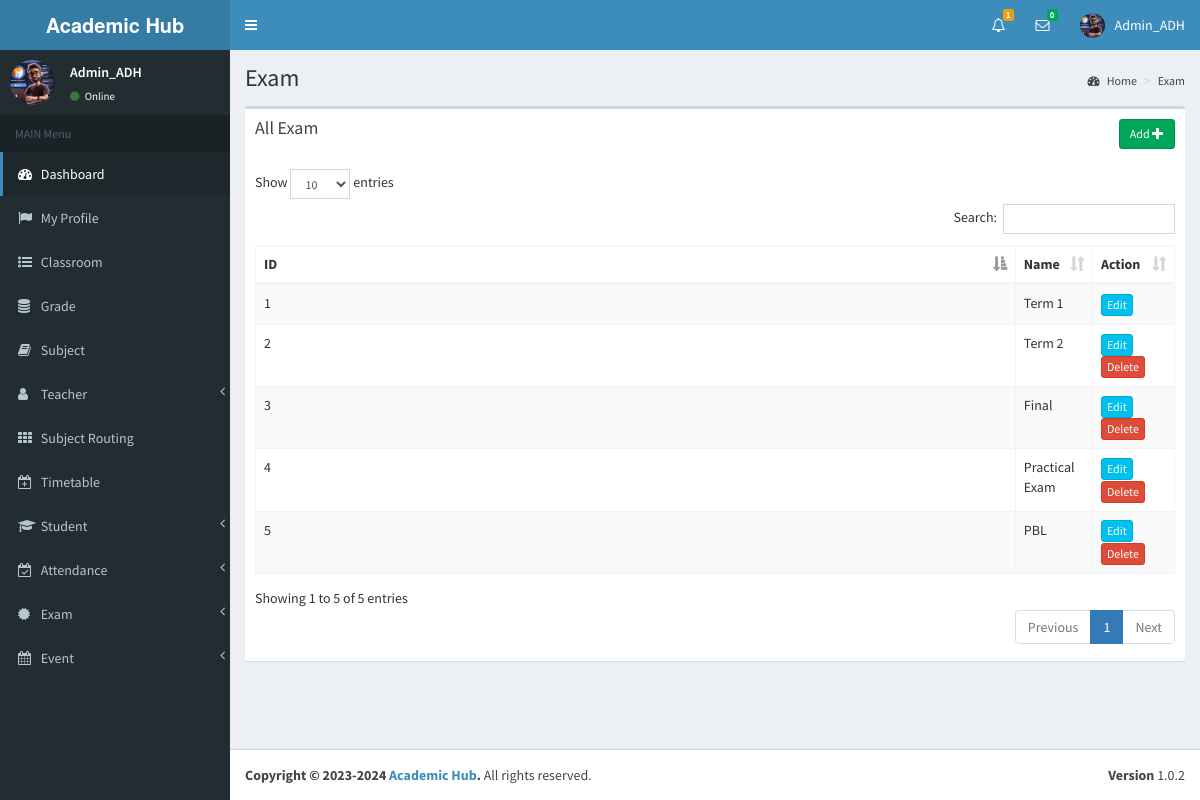
Page /view/exam.php (signed in) on the committed database.
### tables this page shows
CREATE TABLE `exam` (
  `id` int(11) NOT NULL,
  `name` varchar(255) NOT NULL
);

### view/exam.php (the view, shortened to what this page needs)
<?php include_once('head.php'); ?>
<?php include_once('header_admin.php'); ?>
<?php include_once('sidebar.php'); ?>
<div class="content-wrapper">
    <section class="content-header">
    	<h1>
        	Exam
        </h1>
        <ol class="breadcrumb">
        	<li><a href="#"><i class="fa fa-dashboard"></i> Home</a></li>
            <li><a href="#">Exam</a></li>
        </ol>
	</section>
	<section class="content" >
    	<div class="row" id="table1">
        	<div class="col-md-8">
            	<div class="box">
                	<div class="box-header">
                 		<a href="#modalInsertform" onClick="" class="btn btn-success btn-sm pull-right" data-id="<?php echo $row["id"]; ?>" data-toggle="modal">Add <span class="glyphicon glyphicon-plus"></span></a>
                  		<h3 class="box-title">All Exam</h3>
                	</div>
                	<div class="box-body table-responsive">
                		<table id="example1" class="table table-bordered table-striped">
                            <thead>
                                <th class="col-md-1">ID</th>
                                <th class="col-md-1">Name</th>
                                <th class="col-md-2">Action</th>
                            </thead>
                        	<tbody>
<?php
include_once('../controller/config.php');
$sql="SELECT * FROM exam";
$result=mysqli_query($conn,$sql);
$count = 0;
if(mysqli_num_rows($result) > 0) {
	while($row=mysqli_fetch_assoc($result)){
		$count++;
		$id=$row['id'];
?>
                                <tr>
                                    <td><?php echo $count; ?></td>
               <td id="td1_<?php echo $row['id']; ?>"><?php echo $row['name']; ?></td>
                                    <td>
<?php
$sql1="SELECT * FROM exam_timetable WHERE exam_id='$id'";
$result1=mysqli_query($conn,$sql1);
if(mysqli_num_rows($result1) > 0){
	$cant_remove1=1;
}else{
	$cant_remove1=0;
}
$sql2="SELECT * FROM student_exam WHERE exam_id='$id'";
$result2=mysqli_query($conn,$sql2);
if(mysqli_num_rows($result2) > 0){
	$cant_remove2=1;
}else{
	$cant_remove2=0;
}
if($cant_remove1 > 0 || $cant_remove2 > 0 ){
	echo '<a href="#modalUpdateform" onClick="showModal(this)" class="btn btn-info btn-xs" data-id="'.$id.'" data-toggle="modal">Edit</a>';
}else{
	echo '<a href="#modalUpdateform" onClick="showModal(this)" class="btn btn-info btn-xs" data-id="'.$id.'" data-toggle="modal">Edit</a>';
	echo ' <a href="#" class="confirm-delete btn btn-danger btn-xs"  data-id="'.$id.'">Delete</a>';
}
?>
                             		</td>
                            	</tr>
<?php } } ?>
                        	</tbody>
                    	</table>
                	</div>
            	</div>
        	</div>
    	</div>
	</section>
</div>
<?php include_once('footer.php');?>

### view/header_admin.php (shortened to what this page needs)
<body class="hold-transition skin-blue sidebar-mini" >
<div class="wrapper">
  <header class="main-header" >
    <a href="" class="logo">
      <span class="logo-lg"><strong> Academic Hub </strong></span>
    </a>
    <nav class="navbar navbar-static-top">
		<a href="#" class="sidebar-toggle" data-toggle="offcanvas" role="button">
       	</a>
		<div class="navbar-custom-menu">
			<ul class="nav navbar-nav">
              <li class="dropdown notifications-menu">
                <a href="#" class="dropdown-toggle" data-toggle="dropdown">
                  <i class="fa fa-bell-o"></i>
<?php
include_once('../controller/config.php');
$my_type=$_SESSION["type"];
if($my_type == 'Admin'){
	$sql1="SELECT COUNT(id) FROM main_notifications WHERE _isread='0'";
	$result1=mysqli_query($conn,$sql1);
	$row1=mysqli_fetch_assoc($result1);
	$notfi_count=$row1['COUNT(id)'];
?>
                  <span class="label label-warning"><?php echo $notfi_count; ?></span>
                </a>
              </li>
<?php }  ?>
<?php
include_once('../controller/config.php');
$my_index=$_SESSION["index_number"];
$sql="SELECT count(id)
      FROM my_friends
      WHERE my_index='$my_index' AND _status='Pending' AND _isread='0'";
$result=mysqli_query($conn,$sql);
$row=mysqli_fetch_assoc($result);
?>
<?php
include_once('../controller/config.php');
$my_index=$_SESSION["index_number"];
$unread_msg_count=0;
$sql="SELECT * FROM my_friends WHERE my_index='$my_index'";
$result=mysqli_query($conn,$sql);
while($row=mysqli_fetch_assoc($result)){
	$friend_index=$row['friend_index'];
	$sql1="SELECT count(id)
		  FROM online_chat
		  WHERE user_index='$friend_index' AND _isread='0'";
	$result1=mysqli_query($conn,$sql1);
	$row1=mysqli_fetch_assoc($result1);
	$unread_msg_count+=$row1['count(id)'];
}
?>
              <li class="dropdown messages-menu" id="unread_msg">
                <a href="#" class="dropdown-toggle" data-toggle="dropdown" >
                  <i class="fa fa-envelope-o"></i>
                  <span class="label label-success"><?php echo $unread_msg_count; ?></span>
                </a>
<?php
include_once('../controller/config.php');
$index=$_SESSION["index_number"];
$type=$_SESSION["type"];
$time='';
$file_path='';
	$sql="SELECT
           DISTINCT conversation_id,friend_index
           FROM
              my_friends
           WHERE
              	my_index='$index'
           ORDER BY
              conversation_id";
	$result=mysqli_query($conn,$sql);
	while($row=mysqli_fetch_assoc($result)){
		$conversation_id=$row['conversation_id'];
		$friend_index=$row['friend_index'];
		$sql3="SELECT * FROM my_friends WHERE conversation_id='$conversation_id' and friend_index='$friend_index'";
		$result3=mysqli_query($conn,$sql3);
		$row3=mysqli_fetch_assoc($result3);
		$friend_type=$row3['friend_type'];
		if($friend_type == "Admin"){
			$sql1="SELECT * FROM admin WHERE index_number='$friend_index'";
			$result1=mysqli_query($conn,$sql1);
			$row1=mysqli_fetch_assoc($result1);
			$friend_name=$row1['i_name'];
			$friend_image=$row1['image_name'];
		}
		if($friend_type == "Teacher"){
			$sql1="SELECT * FROM teacher WHERE index_number='$friend_index'";
			$result1=mysqli_query($conn,$sql1);
			$row1=mysqli_fetch_assoc($result1);
			$friend_name=$row1['i_name'];
			$friend_image=$row1['image_name'];
		}
		if($friend_type == "Student"){
			$sql1="SELECT * FROM student WHERE index_number='$friend_index'";
			$result1=mysqli_query($conn,$sql1);
			$row1=mysqli_fetch_assoc($result1);
			$friend_name=$row1['i_name'];
			$friend_image=$row1['image_name'];
		}
		$sql2="SELECT * FROM online_chat WHERE conversation_id='$conversation_id' ORDER BY id DESC LIMIT 1";
		$result2=mysqli_query($conn,$sql2);
		while($row2=mysqli_fetch_assoc($result2)){
			$last_msg=$row2['msg'];
			$msg_time=$row2['time'];
			$datetime1 = new DateTime($msg_time);
			$datetime2 = new DateTime();
			$interval = $datetime1->diff($datetime2);
			$year = $interval->format('%y y ');
			$month = $interval->format('%m m ');
			$days = $interval->format('%a d');
			$hours = $interval->format('%h h');
			$minutes = $interval->format('%i mins');
			$seconds = $interval->format('%s sec');
			if($year>0){
				$time=$year;
			}else if($month>0){
				$time=$month;
			}else if($days>0){
				$time=$days;
			}else if($hours>0){
				$time=$hours;
			}else if($minutes>0){
				$time=$minutes;
			}else{
				$time=$seconds;
			}
			if($type=="Admin"){
				$file_path="my_friends.php?do=showChatBox&my_index=$index&conversation_id=$conversation_id&friend_index=$friend_index&my_type=$type";
			}
			if($type=="Teacher"){
				$file_path="my_friends2.php?do=showChatBox&my_index=$index&conversation_id=$conversation_id&friend_index=$friend_index&my_type=$type";
			}
			if($type=="Student"){
				$file_path="my_friends1.php?do=showChatBox&my_index=$index&conversation_id=$conversation_id&friend_index=$friend_index&my_type=$type";
			}
?>
                      <li>
                        <a href="<?php echo $file_path; ?>" onClick="msgRead('<?php echo $index; ?>','<?php echo $conversation_id; ?>','<?php echo $friend_index; ?>','<?php echo $type; ?>')">
                          <div class="pull-left">
                            <img src="../<?php echo $friend_image; ?>" class="img-circle" alt="User Image">
                          </div>
                          <h4>
                            <?php echo $friend_name; ?>
                            <small><i class="fa fa-clock-o"></i> <?php echo $time; ?></small>
                          </h4>
                          <p><?php echo $last_msg; ?></p>
                        </a>
                      </li>
 <?php } } ?>
              </li>
<?php
include_once('../controller/config.php');
if($type=="Admin"){
	$sql="SELECT * FROM admin where index_number='$index'";
	$result=mysqli_query($conn,$sql);
	$row=mysqli_fetch_assoc($result);
}
?>
            	<li class="dropdown user user-menu">
                    <a href="#" class="dropdown-toggle" data-toggle="dropdown">
                      <img src="../<?php echo $row['image_name']; ?>" class="user-image" alt="User Image">
                      <span class="hidden-xs"><?php echo $row['i_name']; ?></span>
                    </a>
              </li>
            </ul>
        </div>
	</nav>
  </header>

### view/sidebar.php (shortened to what this page needs)
  <aside class="main-sidebar">
    <section class="sidebar">
      <?php
include_once('../controller/config.php');
$index = $_SESSION["index_number"];
$sql = "SELECT * FROM admin WHERE index_number='$index'";
$result = mysqli_query($conn, $sql);
$row = mysqli_fetch_assoc($result);
if ($row) {
    $name = $row['i_name'];
    $image = $row['image_name'];
} else {
    $name = "No data found";
    $image = "default_image.jpg";
}
?>
      <div class="user-panel">
      	<div class="pull-left image">
        	<img src="../<?php echo $image; ?>" class="img-circle" alt="User Image">
        </div>
        <div class="pull-left info">
        	<p><?php echo $name; ?></p>
            <a href="#"><i class="fa fa-circle text-success"></i> Online</a>
        </div>
      </div>
      <ul class="sidebar-menu">
        <li class="header">MAIN Menu</li>
        <li class="active treeview">
          <a href="dashboard.php">
            <i class="fa fa-dashboard"></i> <span>Dashboard</span>
          </a>
        </li>
         <li>
          <a href="admin_profile.php">
            <i class="fa fa-flag"></i> <span>My Profile</span>
          </a>
        </li>
        <li>
          <a href="class_room.php">
            <i class="fa fa-list-ul"></i> <span>Classroom</span>
          </a>
        </li>
        <li>
          <a href="grade.php">
            <i class="fa fa-database"></i> <span>Grade</span>
          </a>
        </li>
        <li>
          <a href="subject.php">
            <i class="fa fa-book"></i> <span>Subject</span>
          </a>
        </li>
        <li class="treeview">
          <a href="#">
            <i class="fa fa-user" aria-hidden="true"></i>
            <span>Teacher</span>
            <span class="pull-right-container">
              <i class="fa fa-angle-left pull-right"></i>
            </span>
          </a>
        </li>
        <li>
          <a href="subject_routing.php">
            <i class="fa fa-th"></i> <span>Subject Routing</span>
          </a>
        </li>
        <li>
          <a href="timetable.php">
            <i class="fa fa-calendar-plus-o"></i> <span>Timetable</span>
          </a>
        </li>
        <li class="treeview">
          <a href="#">
            <i class="fa fa-graduation-cap"></i>
            <span>Student</span>
            <span class="pull-right-container">
              <i class="fa fa-angle-left pull-right"></i>
            </span>
          </a>
        </li>
         <li class="treeview">
          <a href="#">
            <i class="fa fa-calendar-check-o"></i>
            <span>Attendance</span>
            <span class="pull-right-container">
              <i class="fa fa-angle-left pull-right"></i>
            </span>
          </a>
        </li>
        <li class="treeview">
          <a href="#">
            <i class="fa fa-certificate"></i>
            <span>Exam</span>
            <span class="pull-right-container">
              <i class="fa fa-angle-left pull-right"></i>
            </span>
          </a>
        </li>
        <li class="treeview">
          <a href="#">
            <i class="fa fa-calendar"></i>
            <span>Event</span>
            <span class="pull-right-container">
              <i class="fa fa-angle-left pull-right"></i>
            </span>
          </a>
        </li>
      </ul>
    </section>
  </aside>

### view/exam.php (style rules this page uses)
@media only screen and (max-width: 1200px) { [class*="col-"] { width: 100%; } }

### rows in the picture
exam: name "Term 1"
exam: name "Term 2"
exam: name "Final"
exam: name "Practical Exam"
exam: name "PBL"

### other values in the picture
$notfi_count "1"
$unread_msg_count "0"
$row['i_name'] "Admin_ADH"
$name "Admin_ADH"
